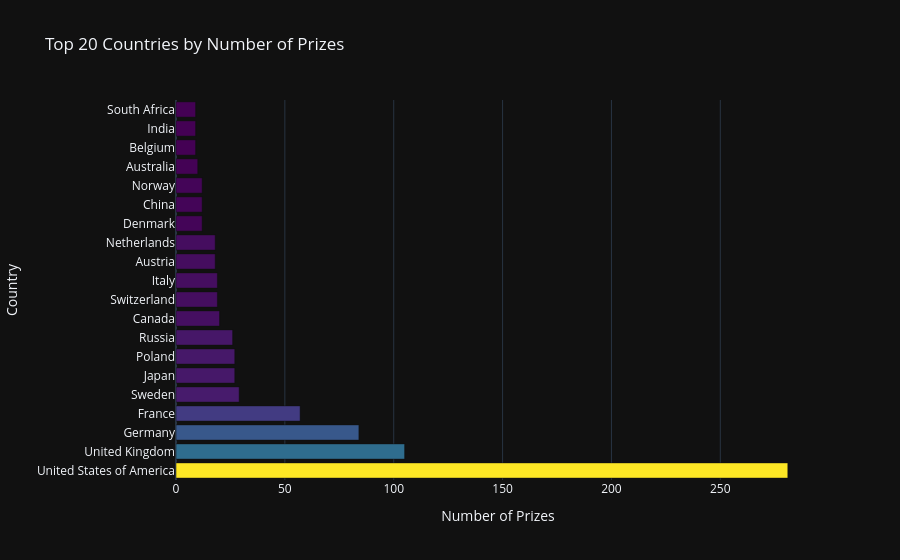

Notebook cell for this chart:
### Code cell
h_bar = px.bar(x=top20_countries.prize,
               y=top20_countries.birth_country_current,
               orientation='h',
               color=top20_countries.prize,
               color_continuous_scale='Viridis',
               title='Top 20 Countries by Number of Prizes')

h_bar.update_layout(xaxis_title='Number of Prizes',
                    yaxis_title='Country',
                    coloraxis_showscale=False)
h_bar.show()

### Figure 1 — Plotly figure (JSON) as saved in the notebook; plotly's stock layout.template omitted (floating-point values rounded to 4 significant figures)
{"data": [{"hovertemplate": "x=%{x}<br>y=%{y}<br>color=%{marker.color}<extra></extra>", "legendgroup": "", "marker": {"color": [281, 105, 84, 57, 29, 27, 27, 26, 20, 19, 19, 18, 18, 12, 12, 12, 10, 9, 9, 9], "coloraxis": "coloraxis", "pattern": {"shape": ""}}, "name": "", "orientation": "h", "showlegend": false, "textposition": "auto", "x": [281, 105, 84, 57, 29, 27, 27, 26, 20, 19, 19, 18, 18, 12, 12, 12, 10, 9, 9, 9], "xaxis": "x", "y": ["United States of America", "United Kingdom", "Germany", "France", "Sweden", "Japan", "Poland", "Russia", "Canada", "Switzerland", "Italy", "Austria", "Netherlands", "Denmark", "China", "Norway", "Australia", "Belgium", "India", "South Africa"], "yaxis": "y", "type": "bar"}], "layout": {"xaxis": {"anchor": "y", "domain": [0.0, 1.0], "title": {"text": "Number of Prizes"}}, "yaxis": {"anchor": "x", "domain": [0.0, 1.0], "title": {"text": "Country"}}, "coloraxis": {"colorbar": {"title": {"text": "color"}}, "colorscale": [[0.0, "#440154"], [0.1111, "#482878"], [0.2222, "#3e4989"], [0.3333, "#31688e"], [0.4444, "#26828e"], [0.5556, "#1f9e89"], [0.6667, "#35b779"], [0.7778, "#6ece58"], [0.8889, "#b5de2b"], [1.0, "#fde725"]], "showscale": false}, "legend": {"tracegroupgap": 0}, "title": {"text": "Top 20 Countries by Number of Prizes"}, "barmode": "relative"}}
